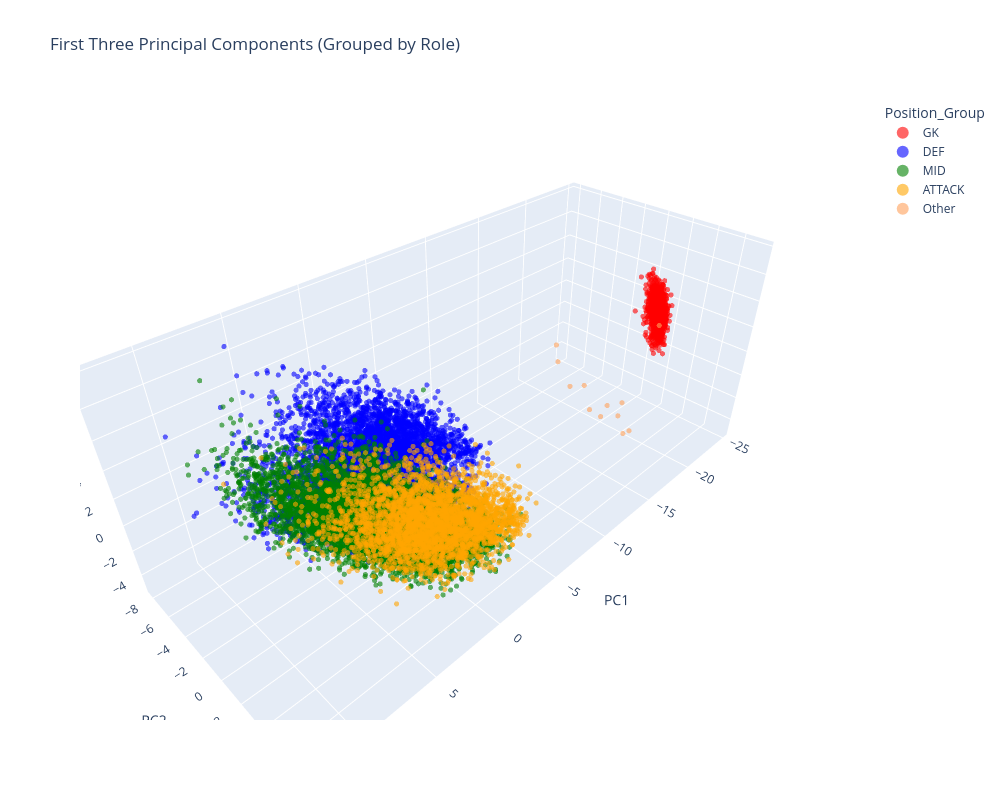

Write notebook code for a chart like this one.
### Markdown cell above
#### PCA -3

### Code cell
# i made AI write this part completely for my curiosity 

projection_matrix = eigenvectors[:, :3]
projected_data = standardized_df.values @ projection_matrix

pc_df = pd.DataFrame(projected_data, columns=['PC1', 'PC2', 'PC3'], index=standardized_df.index)
pc_df['Position'] = decoded_df.loc[standardized_df.index, 'Position']

position_groups = {
    'GK': ['GK'],
    'DEF': ['LB','LCB','CB','RCB','RB','LWB','RWB'],
    'MID': ['LDM','CDM','RDM','LM','LCM','CM','RCM','RM','LAM','CAM','RAM'],
    'ATTACK': ['LW','RW','LF','CF','RF','LS','ST','RS']
}

def map_position_group(pos):
    for group, positions in position_groups.items():
        if pos in positions:
            return group
    return 'Other'

pc_df['Position_Group'] = pc_df['Position'].apply(map_position_group)

explained_variance_ratio = eigenvalues[:3] / eigenvalues.sum()
print(explained_variance_ratio.sum())  # explains

fig = px.scatter_3d(
    pc_df, x='PC1', y='PC2', z='PC3',
    color='Position_Group',
    category_orders={'Position_Group': ['GK', 'DEF', 'MID', 'ATTACK']},
    color_discrete_map={'GK': 'red', 'DEF': 'blue', 'MID': 'green', 'ATTACK': 'orange'},
    opacity=0.6,
    title='First Three Principal Components (Grouped by Role)'
)
fig.update_traces(marker=dict(size=3))
fig.update_layout(width=1000, height=800, legend=dict(itemsizing='constant'))
fig.show()


# makes  sense that GK are far away from the rest

### Figure 1 — Plotly figure (JSON) as saved in the notebook; plotly's stock layout.template omitted (floating-point values rounded to 4 significant figures; data arrays with more than 128 entries replaced by an {"elided": "..."} marker saying what was removed)
{"data": [{"hovertemplate": "Position_Group=GK<br>PC1=%{x}<br>PC2=%{y}<br>PC3=%{z}<extra></extra>", "legendgroup": "GK", "marker": {"color": "red", "opacity": 0.6, "size": 3, "symbol": "circle"}, "mode": "markers", "name": "GK", "scene": "scene", "showlegend": true, "type": "scatter3d", "x": {"elided": "797 float values"}, "y": {"elided": "797 float values"}, "z": {"elided": "797 float values"}}, {"hovertemplate": "Position_Group=DEF<br>PC1=%{x}<br>PC2=%{y}<br>PC3=%{z}<extra></extra>", "legendgroup": "DEF", "marker": {"color": "blue", "opacity": 0.6, "size": 3, "symbol": "circle"}, "mode": "markers", "name": "DEF", "scene": "scene", "showlegend": true, "type": "scatter3d", "x": {"elided": "5559 float values"}, "y": {"elided": "5559 float values"}, "z": {"elided": "5559 float values"}}, {"hovertemplate": "Position_Group=MID<br>PC1=%{x}<br>PC2=%{y}<br>PC3=%{z}<extra></extra>", "legendgroup": "MID", "marker": {"color": "green", "opacity": 0.6, "size": 3, "symbol": "circle"}, "mode": "markers", "name": "MID", "scene": "scene", "showlegend": true, "type": "scatter3d", "x": {"elided": "6272 float values"}, "y": {"elided": "6272 float values"}, "z": {"elided": "6272 float values"}}, {"hovertemplate": "Position_Group=ATTACK<br>PC1=%{x}<br>PC2=%{y}<br>PC3=%{z}<extra></extra>", "legendgroup": "ATTACK", "marker": {"color": "orange", "opacity": 0.6, "size": 3, "symbol": "circle"}, "mode": "markers", "name": "ATTACK", "scene": "scene", "showlegend": true, "type": "scatter3d", "x": {"elided": "3049 float values"}, "y": {"elided": "3049 float values"}, "z": {"elided": "3049 float values"}}, {"hovertemplate": "Position_Group=Other<br>PC1=%{x}<br>PC2=%{y}<br>PC3=%{z}<extra></extra>", "legendgroup": "Other", "marker": {"color": "#FFA15A", "opacity": 0.6, "size": 3, "symbol": "circle"}, "mode": "markers", "name": "Other", "scene": "scene", "showlegend": true, "type": "scatter3d", "x": [-13.94, -12.22, -13.79, -12.04, -14.25, -22.25, -15.3, -13.08, -14.45, -15.53, -16.01, -17.07], "y": [-0.1965, 5.479, 0.1569, 6.988, 0.9991, 2.567, 2.103, 4.536, 5.969, 4.309, 4.196, 0.208], "z": [3.977, 2.643, 2.878, 1.344, 1.045, 3.314, -0.8909, 0.8737, -0.2573, -0.4244, 0.3734, -0.551]}], "layout": {"height": 800, "legend": {"itemsizing": "constant", "title": {"text": "Position_Group"}, "tracegroupgap": 0}, "scene": {"domain": {"x": [0, 1], "y": [0, 1]}, "xaxis": {"title": {"text": "PC1"}}, "yaxis": {"title": {"text": "PC2"}}, "zaxis": {"title": {"text": "PC3"}}}, "title": {"text": "First Three Principal Components (Grouped by Role)"}, "width": 1000}}
